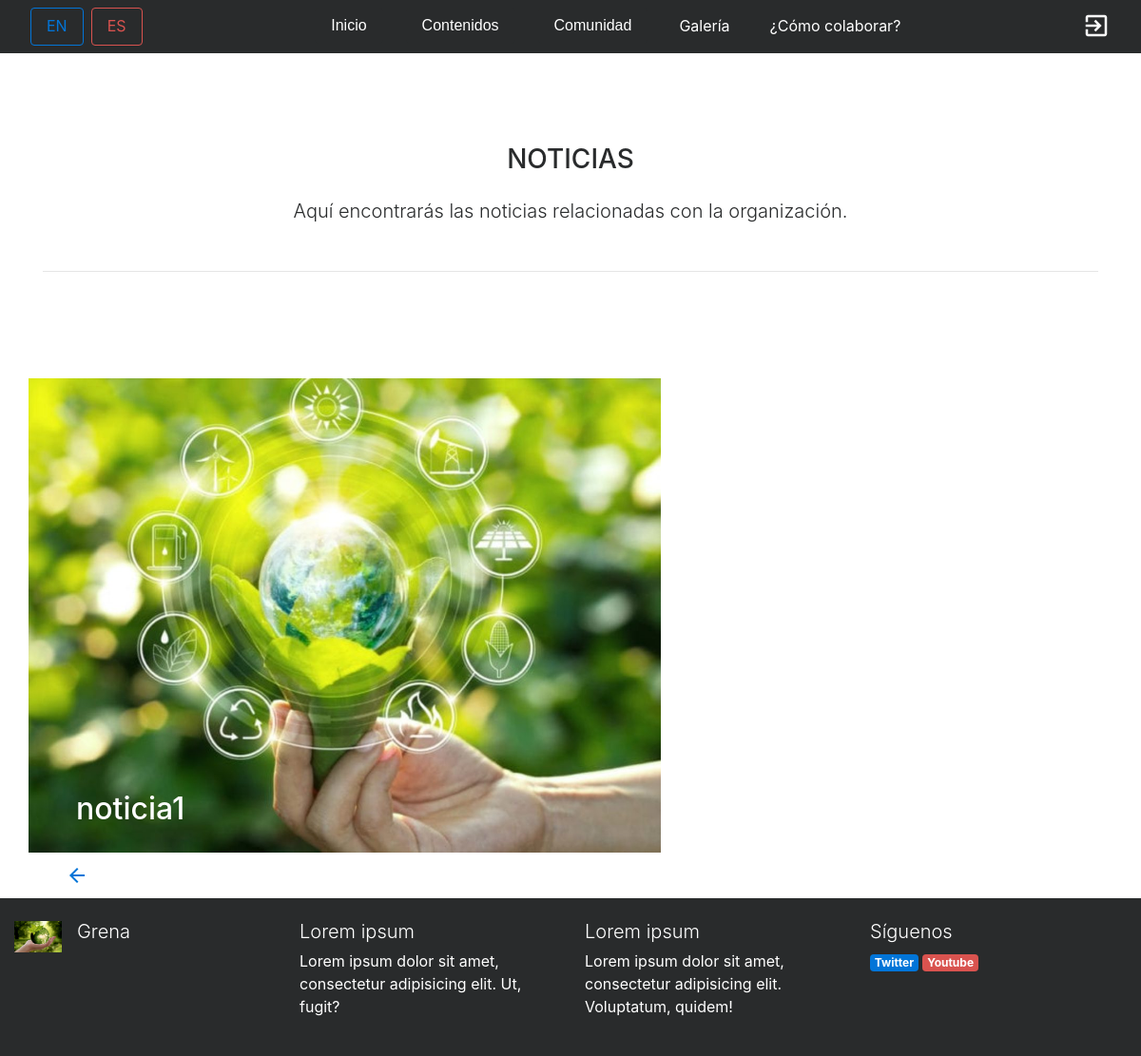
Screenshot of /index.php?controller=noticias&action=showall&pagina=1 with the database file from the repository.
### tables this page shows
CREATE TABLE IF NOT EXISTS NOTICIA(
		ID_NOTICIA INT(10) AUTO_INCREMENT,
		FECHA DATE NOT NULL,
		IMAGEN_RUTA VARCHAR(255) NOT NULL,
		TITULO VARCHAR(255) NOT NULL,
		CUERPO_NOTICIA VARCHAR(2550) NOT NULL,
		
		CONSTRAINT PK_NOTICIA PRIMARY KEY(ID_NOTICIA)

	);

### core/ViewManager.php (called while the page is built, shortened)
<?php
class ViewManager {
	private $variables = array();
	public function setVariable($varname, $value, $flash=false) {
		$this->variables[$varname] = $value;
	}
	public function getVariable($varname, $default=NULL) {
		if (!isset($this->variables[$varname])) {
			return $default;
		}
		return $this->variables[$varname];
	}
	public function render($controller, $viewname) {
		include(__DIR__."/../view/$controller/$viewname.php");
	}
	private static $viewmanager_singleton = NULL;
	public static function getInstance() {
		if (self::$viewmanager_singleton == null) {
			self::$viewmanager_singleton = new ViewManager();
		}
		return self::$viewmanager_singleton;
	}
}

### controller/NoticiasController.php (called while the page is built, shortened)
<?php
require_once(__DIR__."/../model/Noticia.php");
require_once(__DIR__."/../model/NoticiaMapper.php");
require_once(__DIR__."/../core/ViewManager.php");
class NoticiasController extends BaseController {
	private $noticiaMapper;
	public function __construct() {
		$this->noticiaMapper = new NoticiaMapper();
	}
	public function showAll() {
		$noticias = $this->noticiaMapper->findAll();
		$noticiasr=array_reverse($noticias);
		$this->view->setVariable("noticiasall", $noticiasr);
		$this->view->render("noticias", "showall");
	}
}

### index.php (called while the page is built, shortened)
<?php
function run() {
	try {
		$controller = loadController($_GET["controller"]);
		$actionName = $_GET["action"];
		$controller->$actionName();
	} catch(Exception $ex) {
		die("An exception occured!!!!!".$ex->getMessage());
	}
}
function loadController($controllerName) {
	return new $controllerClassName();
}
run();
?>

### model/Noticia.php (called while the page is built, shortened)
<?php
class Noticia {
	private $id;
	private $imagenruta;
	private $titulo;
	public function __construct($id=NULL, $fecha=NULL, $imagenruta=NULL, $titulo=NULL, $cuerponoticia=NULL,$comentarios=NULL) {
		$this->id = $id;
		$this->imagenruta = $imagenruta;
		$this->titulo = $titulo;
	}
	public function getId() {
		return $this->id;
	}
	public function getImagenruta() {
		return $this->imagenruta;
	}
	public function getTitulo() {
		return $this->titulo;
	}
}

### model/NoticiaMapper.php (called while the page is built, shortened)
<?php
require_once(__DIR__."/../core/PDOConnection.php");
require_once(__DIR__."/../model/Noticia.php");
class NoticiaMapper {
	private $db;
	public function __construct() {
		$this->db = PDOConnection::getInstance();
	}
	public function findAll() {
		$stmt = $this->db->query("SELECT * FROM NOTICIA");
		$noticia_db = $stmt->fetchAll(PDO::FETCH_ASSOC);
		$noticias = array();
		foreach ($noticia_db as $noticia) {
			array_push($noticias, new Noticia($noticia["ID_NOTICIA"], $noticia["FECHA"], $noticia["IMAGEN_RUTA"], $noticia["TITULO"],$noticia["CUERPO_NOTICIA"]));
		}
		return $noticias;
	}
	}

### core/PDOConnection.php (called while the page is built)
<?php
class PDOConnection {
	private static $dbhost = "127.0.0.1";
	private static $dbname = "GRENA";
	private static $dbuser = "grena";
	private static $dbpass = "grena21";
	private static $db_singleton = null;
	public static function getInstance() {
		if (self::$db_singleton == null) {
			self::$db_singleton = new PDO(
			"mysql:host=".self::$dbhost.";dbname=".self::$dbname.";charset=utf8",
			self::$dbuser,
			self::$dbpass,
			array(
				PDO::ATTR_EMULATE_PREPARES => false,
				PDO::ATTR_ERRMODE => PDO::ERRMODE_EXCEPTION
			)
		);
	}
	return self::$db_singleton;
}
}
?>

### view/noticias/showall.php (the view, shortened to what this page needs)
<?php
require_once(__DIR__."/../../core/ViewManager.php");
$view = ViewManager::getInstance();
$noticias = $view->getVariable("noticiasall");
$pagina=$_GET["pagina"];
$x=0;
 ?>
<section class="container my-5 py-5">
  <h3 class="text-uppercase text-center mb-4">NOTICIAS</h3>
  <p class="lead text-center mb-5">Aquí encontrarás las noticias relacionadas con la organización.</p>
  <hr class="">
  </section>
  <div class="container my-5">
  <div class="row">
  <?php  if(isset($noticias[$x+4*$pagina])){ ?>
    <div class="col-md-7   d-flex ">
    <div class="row " >
    <img class=" img-fluid mx-auto w-85 h-85"  src="images/<?= $noticias[$x+4*$pagina]->getImagenruta() ?>" alt="Generic placeholder image">
    <div class="texto-encima ">
    <a class="linkblanco" href="index.php?controller=noticias&action=view&id=<?= $noticias[$x+4*$pagina]->getId()?>">   <h2 class="display-5"><?= $noticias[$x+4*$pagina]->getTitulo() ?></h2> </a>
  </div>
  </div>
          </div>
          <div class="col-md-4 ml-3 d-wrapper ">
  <?php }; $x=$x+1 ;while($x<=3 && isset($noticias[$x+4*$pagina])){?>
    <div class="row ">
    <img class=" img-fluid mx-auto w-50 h-50 mb-4 "   src="images/<?= $noticias[$x+4*$pagina]->getImagenruta() ?>" alt="Generic placeholder image">
    <a class="mt-auto mb-auto linknegro " href="index.php?controller=noticias&action=view&id=<?= $noticias[$x+4*$pagina]->getId()?>"> <h4 class="display-5  ml-4 textoverflow"><?= $noticias[$x+4*$pagina]->getTitulo() ?></h4></a>
  </div>
      <?php $x=$x+1; }?>
  </div>
      </div>
      <?php
      if($pagina!=0){
        $paginaanterior=$pagina-1;
       ?>
      <a class="floatleft ml-4 mt-2" href="index.php?controller=noticias&amp;action=showall&amp;pagina=<?=$paginaanterior?>"><i class=" mt-1   material-icons ">arrow_back</i></a>
      <?php }
        ?>
      </div>

### rows the page displays
noticia: IMAGEN_RUTA (picture), TITULO "noticia1"

### other values shown
i18n("Inicio") "Inicio"
i18n("Contenidos") "Contenidos"
i18n("Comunidad") "Comunidad"
i18n("Galería") "Galería"
i18n("¿Cómo colaborar?") "¿Cómo colaborar?"
